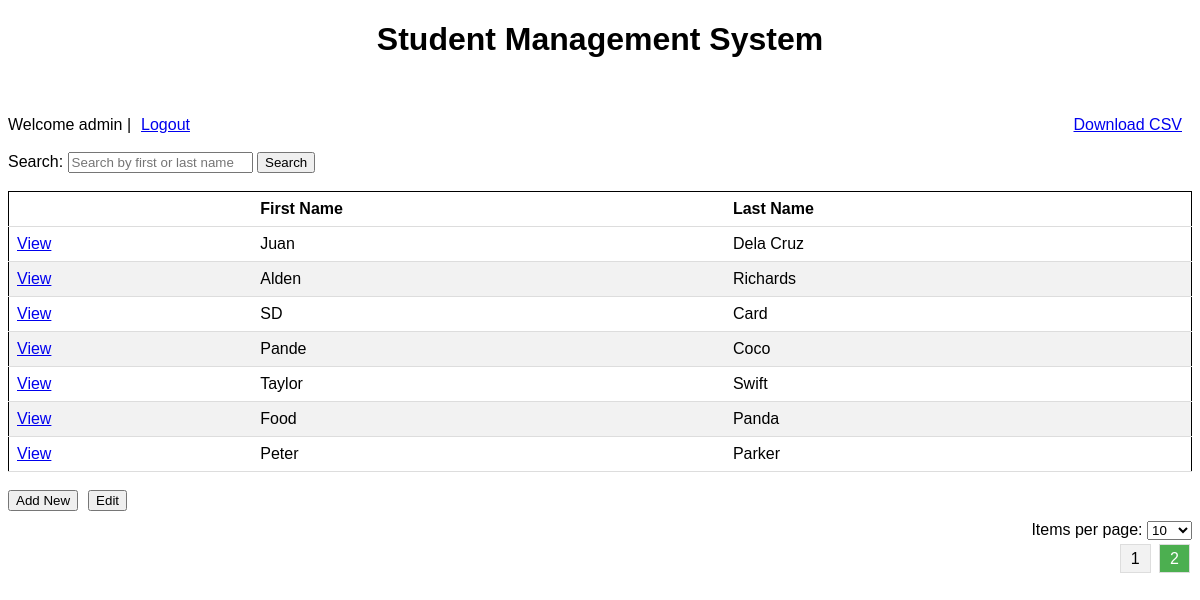
The app's page /index.php?page=2&itemsPerPage=10 (signed in) with its own data.
### tables this page shows
CREATE TABLE `student_list` (
  `id` int(11) NOT NULL,
  `first_name` varchar(50) NOT NULL,
  `last_name` varchar(50) NOT NULL,
  `birth_day` varchar(10) NOT NULL,
  `added_at` datetime NOT NULL DEFAULT current_timestamp(),
  `gender` varchar(10) NOT NULL,
  `notes` text NOT NULL
);

### index.php (the view, shortened to what this page needs)
<?php
$con = connection();
$itemsPerPage = isset($_GET['itemsPerPage']) ? $_GET['itemsPerPage'] : 10;
$page = isset($_GET['page']) ? $_GET['page'] : 1;
$totalRecords = $con->query("SELECT COUNT(*) AS total FROM student_list")->fetch_assoc()['total'];
$totalPages = ceil($totalRecords / $itemsPerPage);
$offset = ($page - 1) * $itemsPerPage;
$sql = "SELECT * FROM student_list ORDER BY ID DESC LIMIT $offset, $itemsPerPage";
$students = $con->query($sql) or die($con->$connection->error);
$row = $students->fetch_assoc();
$searchTerm = "";
?>
<!DOCTYPE html>
<html lang="en">
<head>
    <link rel="stylesheet" href="css/style.css">
</head>
<body>
    <h1>Student Management System</h1>
    <br><br>
    <div class="header-links">
        <?php
        echo "Welcome " . $_SESSION['UserLogin'] . " | <a href='logout.php'>Logout</a>";
        echo "<a id='download-csv-button' class='add-new-button' href='download_csv.php'>Download CSV</a>";
        ?>
    </div>
    <br>
<form id="search-form">
    <label for="search">Search:</label>
    <input type="text" id="search" name="search" placeholder="Search by first or last name" value="<?php echo $searchTerm; ?>">
    <button type="submit">Search</button>
</form>
    <br>
    <table>
        <thead>
            <tr>
                <th></th>
                <th>First Name</th>
                <th>Last Name</th>
            </tr>
        </thead>
        <tbody id="search-results">
            <?php do { ?>
                <tr>
                    <td>
                        <a href="details.php?id=<?php echo $row['id']; ?>">View</a>
                    </td>
                    <td>
                        <?php echo $row['first_name']; ?>
                    </td>
                    <td>
                        <?php echo $row['last_name']; ?>
                    </td>
                </tr>
            <?php } while ($row = $students->fetch_assoc()) ?>
        </tbody>
    </table>
    <br>
    <?php
    if ($_SESSION['Access'] === 'administrator') {
        echo "<button class='add-new-button' onclick='location.href=\"add.php\"'>Add New</button>";
        echo "<button id='edit-button'>Edit</button>";
    } ?>
    <div class="items-per-page">
        <label for="itemsPerPage">Items per page:</label>
        <select id="itemsPerPage" name="itemsPerPage" onchange="changeItemsPerPage(this)">
            <option value="10" <?php if ($itemsPerPage == 10)
                echo 'selected'; ?>>10</option>
        </select>
    </div>
    <div class="pagination">
        <?php for ($i = 1; $i <= $totalPages; $i++) { ?>
            <a href="?page=<?php echo $i; ?>&itemsPerPage=<?php echo $itemsPerPage; ?>" class="<?php if ($page == $i)
                      echo 'active'; ?>"><?php echo $i; ?></a>
        <?php } ?>
    </div>
</body>
</html>

### css/style.css (style rules this page uses)
body { font-family: "Arial"; }
table { border: 1px solid black; width: 100%; border-collapse: collapse; }
th, td { text-align: left; padding: 8px; border-bottom: 1px solid #ddd; }
tr:nth-child(even) { background-color: #f2f2f2; }
.header-links { display: flex; align-items: center; }
.header-links a { margin-left: 10px; }
.header-links .add-new-button { margin-left: auto; }
.add-new-button, #edit-button { margin-right: 10px; }

### index.php (style rules this page uses)
body { font-family: "Arial"; }
h1 { text-align: center; }
table { border: 1px solid black; width: 100%; border-collapse: collapse; max-height: 400px; overflow-y: auto; }
th, td { text-align: left; padding: 8px; border-bottom: 1px solid #ddd; }
tr:nth-child(even) { background-color: #f2f2f2; }
.header-links { display: flex; align-items: center; }
.header-links a { margin-left: 10px; }
.header-links .add-new-button { margin-left: auto; }
#download-csv-button { margin-left: auto; display: inline-block; }
.items-per-page, .pagination { text-align: right; margin-top: 10px; }
.pagination a { padding: 5px 10px; text-decoration: none; background-color: #f2f2f2; border: 1px solid #ddd; margin: 0 2px; color: black; }
.pagination a.active { background-color: #4caf50; color: white; }

### records on screen
student_list: first_name "Juan", last_name "Dela Cruz"
student_list: first_name "Alden", last_name "Richards"
student_list: first_name "SD", last_name "Card"
student_list: first_name "Pande", last_name "Coco"
student_list: first_name "Taylor", last_name "Swift"
student_list: first_name "Food", last_name "Panda"
student_list: first_name "Peter", last_name "Parker"

### other values on screen
$_SESSION['UserLogin'] "admin"
